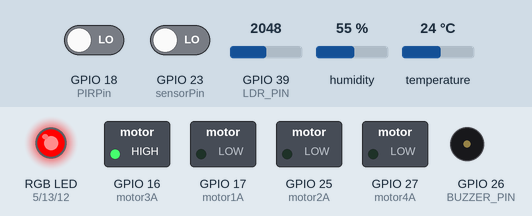
The program below on a simulated ESP32. Parts: switched loads named in the program (green lamp = pin HIGH), an RGB LED mixed from three pins (HIGH = lit), buzzer (waves = sounding, pin HIGH). The inputs (shaded band) are chosen by the test bench; at power-on: humidity 55 %, GPIO 18 (PIRPin) LOW, GPIO 23 (sensorPin) LOW, GPIO 39 (LDR_PIN) = 2048, temperature 24 °C. What the program prints to the serial monitor is not drawn.

Above: at 6.2 s.
6.3 s: humidity set to 68 %
10.2 s: humidity set to 71 %
At 13.9 s:
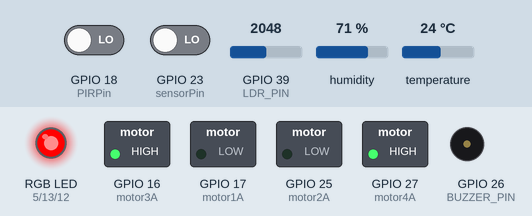
14.5 s: GPIO 18 (PIRPin) driven HIGH
At 15.3 s:
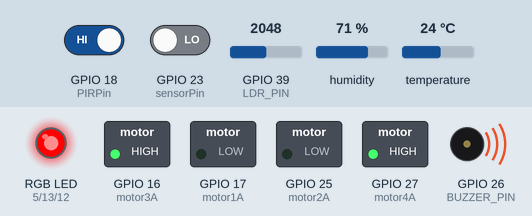
16.1 s: GPIO 23 (sensorPin) driven HIGH
At 17.4 s:
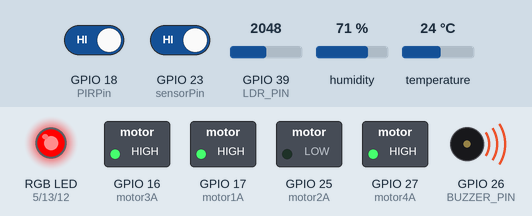
17.7 s: GPIO 39 (LDR_PIN) set to 548
19.2 s: GPIO 39 (LDR_PIN) set to 454
At 19.8 s:
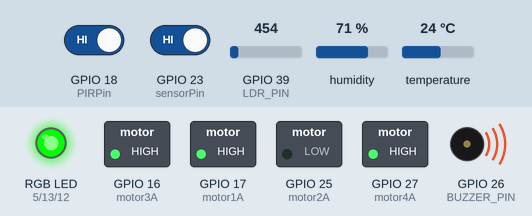
Timing chart, 0 to 21.9 s (numbered marks = the images above; inputs shaded):
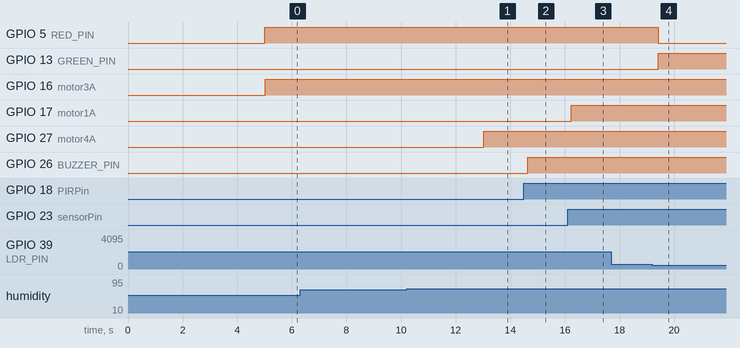

The program:

main.cpp
```cpp
#include <Arduino.h>
#include <DHT.h>

#define motor1A 17
#define motor2A 25
#define motor3A 16
#define motor4A 27
#define sensorPin 23  // Sensor de humedad HW-080 (DO)
const int PIRPin = 18;

#define DHTPIN 19     // Pin del DHT11
#define DHTTYPE DHT11 // Tipo de sensor

DHT dht(DHTPIN, DHTTYPE);
unsigned long lastDHT = 0;
const unsigned long intervaloDHT = 2000;  // cada 2s

#define BUZZER_PIN 26
#define RED_PIN 5
#define GREEN_PIN 13
#define BLUE_PIN 12

const int LDR_PIN = 39;

bool RGB_COMMON_ANODE = false;

// Timers
unsigned long lastHumedadCheck = 0;
const unsigned long intervaloHumedad = 200; // ms

unsigned long lastLDRCheck = 0;
const unsigned long intervaloLDR = 300;   // <--- LDR PARARELO

// PIR timers
unsigned long lastPIRCheck = 0;
const unsigned long intervaloPIR = 50;
const int requiredConsecutive = 3;
unsigned long lastMotionTime = 0;
const unsigned long motionHoldMs = 3000;
int consecutiveHigh = 0;
bool motionState = false;

bool bombaEncendida = false;
bool motor3Encendido = false;
bool motor4Encendido = false;

// UMBRALES DHT11 para control de motores 3 y 4
const float TEMP_MAX = 19.0;      // Temperatura máxima para activar ventilación (motor3)
const float TEMP_MIN = 15.0;      // Temperatura mínima para desactivar ventilación
const float HUMEDAD_MAX = 70.0;   // Humedad máxima para activar deshumidificador (motor4)
const float HUMEDAD_MIN = 50.0;   // Humedad mínima para desactivar deshumidificador

void setRGB(int r, int g, int b) {
  if (RGB_COMMON_ANODE) {
    r = 255 - r; g = 255 - g; b = 255 - b;
  }
  analogWrite(RED_PIN, r);
  analogWrite(GREEN_PIN, g);
  analogWrite(BLUE_PIN, b);
}

void setup() {
  Serial.begin(115200);
  delay(2000);
  Serial.println("Sistema iniciado...");

  // Inicializar DHT
  dht.begin();
  delay(1000);

  pinMode(motor1A, OUTPUT);
  pinMode(motor2A, OUTPUT);
  pinMode(motor3A, OUTPUT);
  pinMode(motor4A, OUTPUT);
  pinMode(sensorPin, INPUT);
  pinMode(PIRPin, INPUT);

  pinMode(BUZZER_PIN, OUTPUT);
  pinMode(RED_PIN, OUTPUT);
  pinMode(GREEN_PIN, OUTPUT);
  pinMode(BLUE_PIN, OUTPUT);

  digitalWrite(motor1A, LOW);
  digitalWrite(motor2A, LOW);
  digitalWrite(motor3A, LOW);
  digitalWrite(motor4A, LOW);
  digitalWrite(BUZZER_PIN, LOW);

  delay(2000);
}

void loop() {
  unsigned long ahora = millis();

  // ----------- PIR -----------
  if (ahora - lastPIRCheck >= intervaloPIR) {
    lastPIRCheck = ahora;

    int lectura = digitalRead(PIRPin);
    if (lectura == HIGH) consecutiveHigh++;
    else consecutiveHigh = 0;

    if (consecutiveHigh >= requiredConsecutive) {
      consecutiveHigh = 0;
      lastMotionTime = ahora;

      if (!motionState) {
        motionState = true;
        Serial.println("Movimiento detectado → BUZZER ON");
      }
    }

    if (motionState && (ahora - lastMotionTime >= motionHoldMs)) {
      motionState = false;
      Serial.println("Hold terminado → BUZZER OFF");
    }

    digitalWrite(BUZZER_PIN, motionState ? HIGH : LOW);
  }

  // ----------- HUMEDAD (ESTE ERA TU PROBLEMA) -----------
  if (ahora - lastHumedadCheck >= intervaloHumedad) {
    lastHumedadCheck = ahora;

    int humedad = digitalRead(sensorPin);

    if (humedad == HIGH && !bombaEncendida) {
      Serial.println("Suelo SECO → Activando bomba");
      digitalWrite(motor1A, HIGH);
      digitalWrite(motor2A, LOW);
      bombaEncendida = true;
    }
    else if (humedad == LOW && bombaEncendida) {
      Serial.println("Suelo HUMEDO → Bomba OFF");
      digitalWrite(motor1A, LOW);
      digitalWrite(motor2A, LOW);
      bombaEncendida = false;
    }
  }

  // ----------- LDR (PROCESO PARALELO REAL) -----------
  if (ahora - lastLDRCheck >= intervaloLDR) {
    lastLDRCheck = ahora;

    int ldr = analogRead(LDR_PIN);
    Serial.print("LDR"); Serial.println((int)ldr);

    // Solo mostramos cuando cambia de zona
    static int zona = -1;
    int nuevaZona;

    if (ldr < 20)          nuevaZona = 0;  // oscuro
    else if (ldr >= 20 && ldr < 500)     nuevaZona = 1;  // media
    else                    nuevaZona = 2;  // mucha luz

    if (zona != nuevaZona) {
      zona = nuevaZona;

      Serial.print("LDR: ");
      Serial.print(ldr);
      Serial.print(" → Zona: ");
      Serial.println(zona);

      if (zona == 0)      setRGB(0, 0, 255);
      else if (zona == 1) setRGB(0, 255, 0);
      else                setRGB(255, 0, 0);
    }
  }

  // ----------- DHT11 -----------
  if (ahora - lastDHT >= intervaloDHT) {
    lastDHT = ahora;

    float temperature = dht.readTemperature();
    float humidity = dht.readHumidity();

    // Validar lecturas
    if (isnan(temperature) || isnan(humidity)) {
      Serial.println("❌ Error leyendo DHT11 - Verifica conexión");
    } else {
      Serial.println("=================================");
      Serial.print("Temp: "); Serial.print(temperature);
      Serial.print("°C | Humedad: "); Serial.print(humidity);
      Serial.println("%");

      // ----------- CONTROL MOTOR 3 (Ventilación) por TEMPERATURA -----------
      if (temperature >= TEMP_MAX && !motor3Encendido) {
        Serial.println("⚠️ Temperatura ALTA → Activando ventilador (Motor 3)");
        digitalWrite(motor3A, HIGH);
        motor3Encendido = true;
      }
      else if (temperature <= TEMP_MIN && motor3Encendido) {
        Serial.println("✓ Temperatura normal → Desactivando ventilador (Motor 3)");
        digitalWrite(motor3A, LOW);
        motor3Encendido = false;
      }

      // ----------- CONTROL MOTOR 4 (Deshumidificador) por HUMEDAD -----------
      if (humidity >= HUMEDAD_MAX && !motor4Encendido) {
        Serial.println("⚠️ Humedad ALTA → Activando deshumidificador (Motor 4)");
        digitalWrite(motor4A, HIGH);
        motor4Encendido = true;
      }
      else if (humidity <= HUMEDAD_MIN && motor4Encendido) {
        Serial.println("✓ Humedad normal → Desactivando deshumidificador (Motor 4)");
        digitalWrite(motor4A, LOW);
        motor4Encendido = false;
      }
    }
  }
}
```

Measured:
- the behaviour switches between 69 and 70 % on humidity (found by bisection; images 0 and 1)
- the behaviour switches between 500 and 499 on GPIO 39 (LDR_PIN) (found by bisection; images 3 and 4)
- after the input at 6.3 s, every drawn part: stays the same
- after the input at 10.2 s, GPIO 27 (motor4A): LOW → HIGH after 2.8 s
- after the input at 14.5 s, GPIO 26 (BUZZER_PIN): LOW → HIGH after 0.13 s
- after the input at 16.1 s, GPIO 17 (motor1A): LOW → HIGH after 0.13 s
- after the input at 17.7 s, every drawn part: stays the same
- after the input at 19.2 s, GPIO 5 (RED_PIN): HIGH → LOW after 0.22 s; GPIO 13 (GREEN_PIN): LOW → HIGH after 0.22 s
